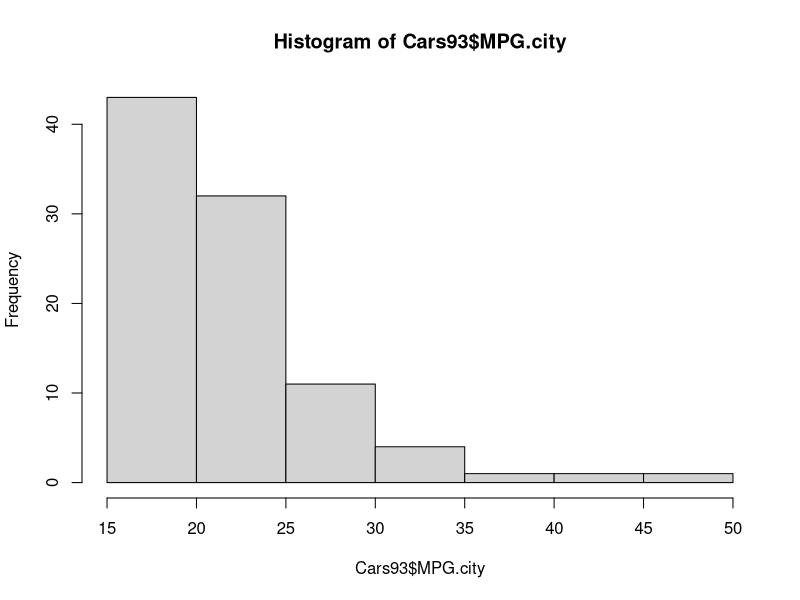
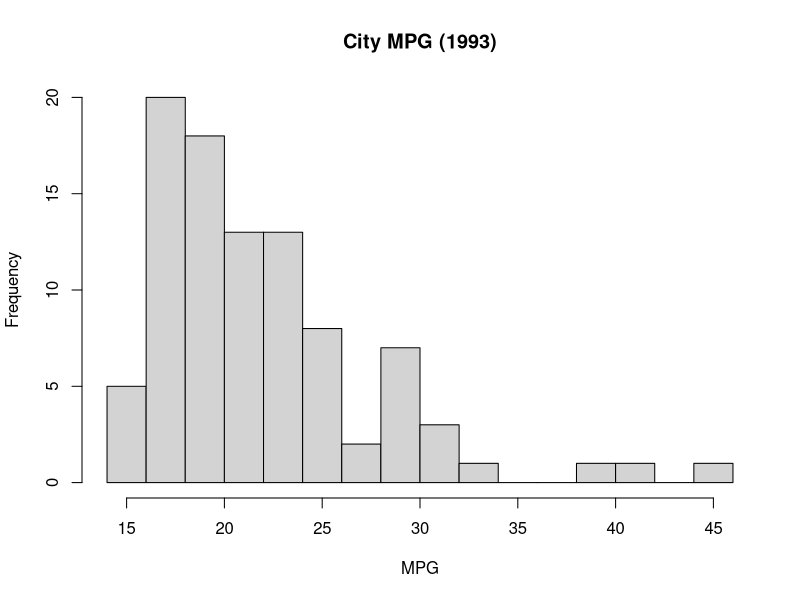
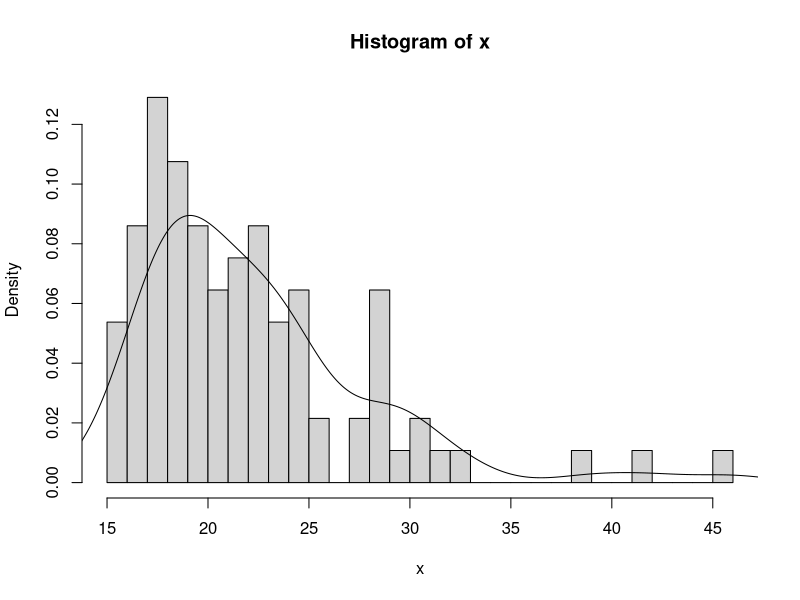
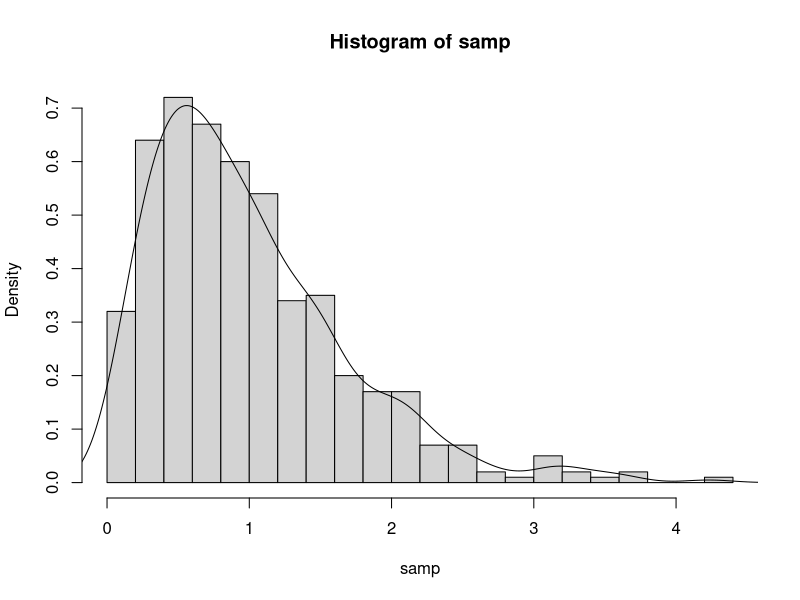
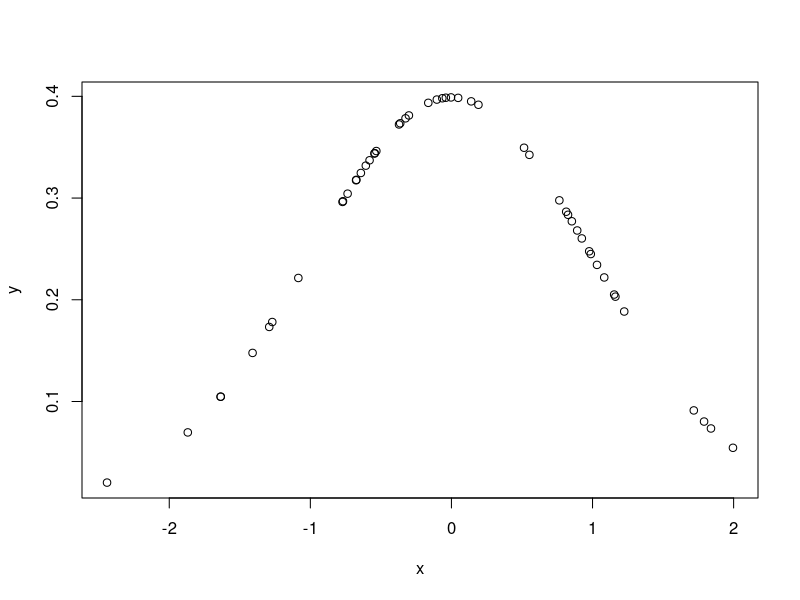
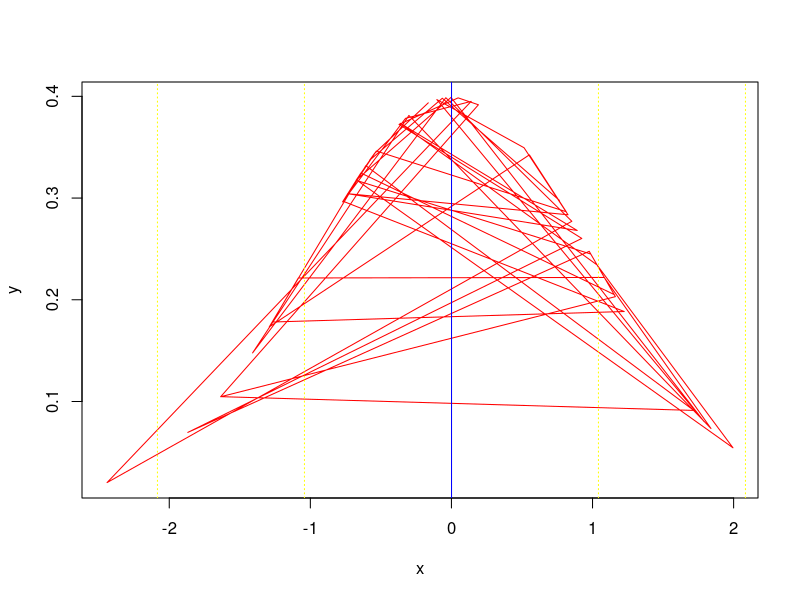
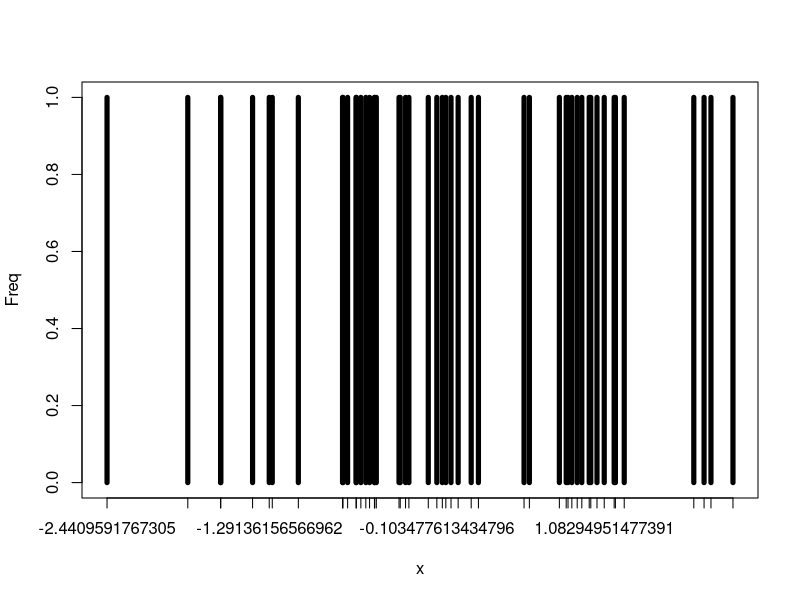
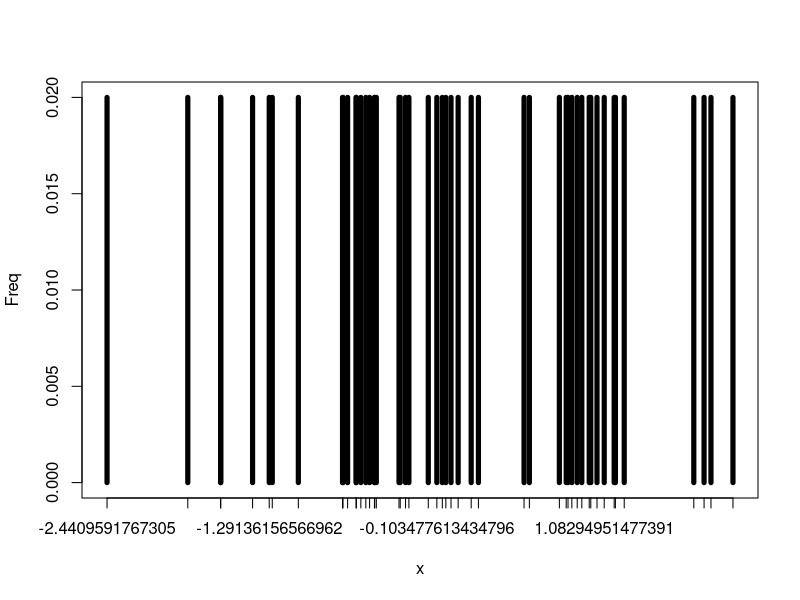

Generate these figures, in order, with R:
# hist直方图
data(Cars93,package="MASS");
hist(Cars93$MPG.city);
# 第二个参数20表示直方图的个数
hist(Cars93$MPG.city,20,main="City MPG (1993)",xlab="MPG");

x <- Cars93$MPG.city;
hist(x,30,prob=T); # 使用概率 using a probability scale
lines(density(x)); # Graph the approximate density 绘制近似密度

samp <- rgamma(500,2,2);
hist(samp,20,prob=T);
lines(density(samp));

x <- rnorm(50);
y <- dnorm(x);
plot(x,y);
plot(x,y,type="l",col="red");
abline(v=mean(x),col="blue");
abline(v=c(-2,-1,1,2)*sd(x),lty="dotted",col="yellow");
# table(x) 对事件进行计数，type="h" 表示绘制直方图
plot(table(x),type="h",lwd=5,ylab="Freq");
plot(table(x)/length(x),type="h",lwd=5,ylab="Freq");